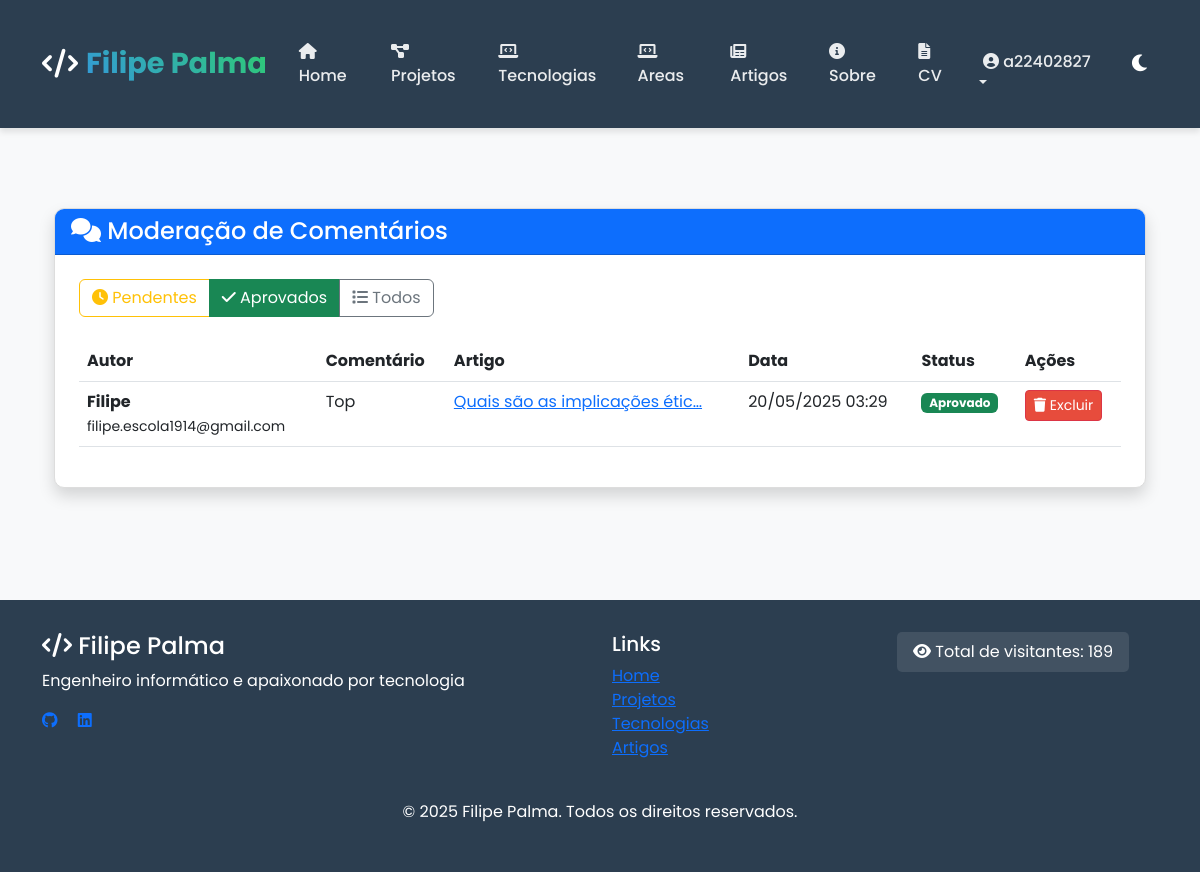
Screenshot of /artigos/comentarios/moderacao/?filter=aprovado (signed in) with the database file from the repository.
### artigos/models.py (models this page shows, shortened)
class Comentario(models.Model):
    artigo = models.ForeignKey(Artigo, on_delete=models.CASCADE, related_name='comentarios')
    usuario = models.ForeignKey(User, on_delete=models.SET_NULL, null=True, blank=True, related_name='comentarios')
    nome = models.CharField(max_length=100, help_text="Preenchido automaticamente do usuário")
    email = models.EmailField(help_text="Preenchido automaticamente do usuário")
    website = models.URLField(blank=True)
    conteudo = models.TextField(help_text="Apenas texto é permitido nos comentários.")
    data_criacao = models.DateTimeField(auto_now_add=True)
    aprovado = models.BooleanField(default=False)
    parent = models.ForeignKey('self', null=True, blank=True, on_delete=models.CASCADE, related_name='respostas')
    class Meta:
        verbose_name = 'Comentário'
        verbose_name_plural = 'Comentários'
        ordering = ['data_criacao']

class Artigo(models.Model):
    STATUS_CHOICES = (
        ('rascunho', 'Rascunho'),
        ('publicado', 'Publicado'),
    )
    titulo = models.CharField(max_length=200)
    subtitulo = models.CharField(max_length=200, blank=True)
    slug = models.SlugField(unique=True)
    autor = models.ForeignKey(Autor, on_delete=models.CASCADE, related_name='artigos')
    conteudo = models.TextField()
    imagem_capa = models.ImageField(upload_to='artigos/capas/', blank=True, null=True)
    data_criacao = models.DateTimeField(auto_now_add=True)
    data_atualizacao = models.DateTimeField(auto_now=True)
    data_publicacao = models.DateTimeField(null=True, blank=True)
    status = models.CharField(max_length=10, choices=STATUS_CHOICES, default='rascunho')
    categorias = models.ManyToManyField(Categoria, related_name='artigos')
    tags = models.ManyToManyField(Tag, related_name='artigos', blank=True)
    tempo_leitura = models.PositiveIntegerField(help_text='Tempo estimado de leitura em minutos', default=5)
    destaque = models.BooleanField(default=False, help_text='Artigo em destaque na página inicial')
    fonte_original = models.URLField(blank=True, help_text='URL da fonte original do artigo, se aplicável')
    class Meta:
        verbose_name = 'Artigo'
        verbose_name_plural = 'Artigos'
        ordering = ['-data_publicacao', '-data_criacao']

### artigos/views.py (the view, shortened to what this page needs)
# urls.py: path('comentarios/moderacao/', ComentariosListView.as_view(), name='comentarios-moderacao'),
class ComentariosListView(LoginRequiredMixin, PermissionRequiredMixin, generic.ListView):
    model = Comentario
    template_name = 'artigos/comentarios_moderation.html'
    context_object_name = 'comentarios'
    paginate_by = 10
    permission_required = 'artigos.change_comentario'
    login_url = '/autenticacao/login/'
    def get_queryset(self):
        filter_param = self.request.GET.get('filter', 'pendente')
        if filter_param == 'pendente':
            return Comentario.objects.filter(aprovado=False).order_by('-data_criacao')
        elif filter_param == 'aprovado':
            return Comentario.objects.filter(aprovado=True).order_by('-data_criacao')
        else:  # 'todos'
            return Comentario.objects.all().order_by('-data_criacao')
    def get_context_data(self, **kwargs):
        context = super().get_context_data(**kwargs)
        context['filter'] = self.request.GET.get('filter', 'pendente')
        return context

### portfolio/context_processors.py (called while the page is built)
def visitor_count(request):
    return {
        'visitor_count': Visitor.get_total_count()
    }

### portfolio/models.py (called while the page is built)
    @classmethod
    def get_total_count(cls):
        return cls.objects.count()

    @classmethod
    def get_or_create_visitor(cls, session_key):
        visitor, created = cls.objects.get_or_create(session_key=session_key)
        return visitor

### artigos/templates/artigos/comentarios_moderation.html (shortened to what this page needs)
{% extends 'portfolio/base.html' %}
{% load static %}
{% block content %}
<div class="container py-5">
    <div class="row">
        <div class="col-lg-12">
            <div class="card shadow">
                <div class="card-header bg-primary text-white d-flex justify-content-between align-items-center">
                    <h2 class="h4 mb-0"><i class="fas fa-comments"></i> Moderação de Comentários</h2>
                </div>
                <div class="card-body">
                    <div class="mb-4">
                        <div class="btn-group" role="group">
                            <a href="{% url 'artigos:comentarios-moderacao' %}?filter=pendente" class="btn btn-outline-warning {% if filter == 'pendente' %}active{% endif %}">
                                <i class="fas fa-clock"></i> Pendentes
                            </a>
                            <a href="{% url 'artigos:comentarios-moderacao' %}?filter=aprovado" class="btn btn-outline-success {% if filter == 'aprovado' %}active{% endif %}">
                                <i class="fas fa-check"></i> Aprovados
                            </a>
                            <a href="{% url 'artigos:comentarios-moderacao' %}?filter=todos" class="btn btn-outline-secondary {% if filter == 'todos' %}active{% endif %}">
                                <i class="fas fa-list"></i> Todos
                            </a>
                        </div>
                    </div>
                    <div class="table-responsive">
                        <table class="table table-hover">
                            <thead>
                                <tr>
                                    <th>Autor</th>
                                    <th>Comentário</th>
                                    <th>Artigo</th>
                                    <th>Data</th>
                                    <th>Status</th>
                                    <th>Ações</th>
                                </tr>
                            </thead>
                            <tbody>
                                {% for comentario in comentarios %}
                                <tr>
                                    <td>
                                        <strong>{{ comentario.nome }}</strong><br>
                                        <small>{{ comentario.email }}</small>
                                    </td>
                                    <td>
                                        {{ comentario.conteudo|truncatewords:10 }}
                                    </td>
                                    <td>
                                        <a href="{% url 'artigos:artigo-detail' comentario.artigo.slug %}">
                                            {{ comentario.artigo.titulo|truncatechars:30 }}
                                        </a>
                                    </td>
                                    <td>{{ comentario.data_criacao|date:"d/m/Y H:i" }}</td>
                                    <td>
                                        {% if comentario.aprovado %}
                                            <span class="badge bg-success">Aprovado</span>
                                        {% else %}
                                            <span class="badge bg-warning">Pendente</span>
                                        {% endif %}
                                    </td>
                                    <td>
                                        <div class="btn-group btn-group-sm">
                                            <form method="post" action="{% url 'artigos:comentario-delete' comentario.id %}">
                                                <button type="submit" class="btn btn-danger btn-sm">
                                                    <i class="fas fa-trash"></i> Excluir
                                                </button>
                                            </form>
                                        </div>
                                    </td>
                                </tr>
                                {% empty %}
                                <tr>
                                    <td colspan="6" class="text-center">
                                        Nenhum comentário {{ filter }}.
                                    </td>
                                </tr>
                                {% endfor %}
                            </tbody>
                        </table>
                    </div>
                </div>
            </div>
        </div>
    </div>
</div>
{% endblock %}

### portfolio/templates/portfolio/base.html (shortened to what this page needs)
<!DOCTYPE html>
<html lang="pt">
<head>
  <link href="https://cdn.jsdelivr.net/npm/bootstrap@5.3.0/dist/css/bootstrap.min.css" rel="stylesheet">
  <link rel="stylesheet" href="https://cdnjs.cloudflare.com/ajax/libs/font-awesome/6.0.0/css/all.min.css">
  <link href="https://cdn.jsdelivr.net/npm/aos@2.3.4/dist/aos.css" rel="stylesheet">
  <link href="/static/portfolio/css/style.css" rel="stylesheet">
</head>
<body>
  <header>
    <nav class="navbar navbar-expand-lg navbar-dark">
      <div class="container">
        <a class="navbar-brand" href="{% url 'portfolio:index' %}">
          <i class="fas fa-code"></i><span>Filipe Palma</span>
        </a>
        <div class="collapse navbar-collapse justify-content-between" id="navbarNav">
          <ul class="navbar-nav">
            <li class="nav-item">
              <a class="nav-link" href="{% url 'portfolio:index' %}"><i class="fas fa-home"></i> Home</a>
            </li>
            <li class="nav-item">
              <a class="nav-link" href="{% url 'portfolio:projetos' %}"><i class="fas fa-project-diagram"></i> Projetos</a>
            </li>
            <li class="nav-item">
              <a class="nav-link" href="{% url 'portfolio:tecnologias' %}"><i class="fas fa-laptop-code"></i> Tecnologias</a>
            </li>
            <li class="nav-item">
              <a class="nav-link" href="{% url 'portfolio:areainteresse' %}"><i class="fas fa-laptop-code"></i> Areas</a>
            </li>
            <li class="nav-item">
              <a class="nav-link" href="{% url 'artigos:artigo-list' %}"><i class="fas fa-newspaper"></i> Artigos</a>
            </li>
            <li class="nav-item">
              <a class="nav-link" href="{% url 'portfolio:apresentacao' %}"><i class="fas fa-info-circle"></i> Sobre</a>
            </li>
            <li class="nav-item">
              <a class="nav-link" href="{% url 'portfolio:cv' %}"><i class="fas fa-file-alt"></i> CV</a>
            </li>
          </ul>
          <ul class="navbar-nav">
            {% if user.is_authenticated %}
              <li class="nav-item dropdown">
                <a class="nav-link dropdown-toggle" href="#" id="userDropdown" role="button" data-bs-toggle="dropdown" aria-expanded="false">
                  <i class="fas fa-user-circle"></i> {{ user.username }}
                </a>
              </li>
            {% endif %}
            <li>
              <button id="theme-toggle" class="theme-toggle" title="Alternar tema">
                <i id="theme-toggle-icon" class="fas fa-moon"></i>
              </button>
            </li>
          </ul>
        </div>
      </div>
    </nav>
  </header>
  <main>
    <div class="container">
      {% block content %}{% endblock %}
    </div>
  </main>
  <footer>
    <div class="container">
      <div class="row">
        <div class="col-md-6">
          <h4><i class="fas fa-code"></i> Filipe Palma</h4>
          <p>Engenheiro informático e apaixonado por tecnologia</p>
          <div class="social-icons mt-3">
            <a href="https://github.com/filipe-palma" class="me-3"><i class="fab fa-github"></i></a>
            <a href="https://www.linkedin.com/in/filipe-palma/" class="me-3"><i class="fab fa-linkedin"></i></a>
          </div>
        </div>
        <div class="col-md-3">
          <h5>Links</h5>
          <ul class="list-unstyled">
            <li><a href="{% url 'portfolio:index' %}">Home</a></li>
            <li><a href="{% url 'portfolio:projetos' %}">Projetos</a></li>
            <li><a href="{% url 'portfolio:tecnologias' %}">Tecnologias</a></li>
            <li><a href="{% url 'artigos:artigo-list' %}">Artigos</a></li>
          </ul>
        </div>
        <div class="col-md-3">
          <div class="visitor-counter">
            <i class="fas fa-eye"></i> <span>Total de visitantes: {{ visitor_count }}</span>
          </div>
        </div>
      </div>
      <div class="row mt-4">
        <div class="col-12 text-center">
          <p>&copy; 2025 Filipe Palma. Todos os direitos reservados.</p>
        </div>
      </div>
    </div>
  </footer>
</body>
</html>

### static/portfolio/css/style.css (style rules this page uses)
:root { --primary-color: #3498db; --secondary-color: #2ecc71; --bg-color: #f8f9fa; --text-color: #333; --card-bg: #fff; --header-bg: #2c3e50; --footer-bg: #2c3e50; --border-color: #ddd; --hover-color: #e9ecef; --error-color: #dc3545; }
body { font-family: 'Poppins', sans-serif; background-color: var(--bg-color); color: var(--text-color); transition: all 0.3s ease-in-out; min-height: 100vh; display: flex; flex-direction: column; margin: 0; padding: 0; }
header { background-color: var(--header-bg); color: #fff; padding: 1.5rem 0; box-shadow: 0 4px 6px rgba(0, 0, 0, 0.1); }
.navbar { padding: 0.5rem 1rem; }
.navbar-brand { font-weight: 700; font-size: 1.8rem; color: #fff !important; display: flex; align-items: center; }
.navbar-brand span { background: linear-gradient(45deg, var(--primary-color), var(--secondary-color)); -webkit-background-clip: text; background-clip: text; color: transparent; margin-left: 0.5rem; }
.nav-link { color: rgba(255, 255, 255, 0.9) !important; font-weight: 500; margin: 0 0.5rem; position: relative; transition: color 0.3s; }
.nav-link::after { content: ''; position: absolute; width: 0; height: 2px; bottom: -2px; left: 0; background: linear-gradient(to right, var(--primary-color), var(--secondary-color)); transition: width 0.3s ease; }
main { flex: 1; padding: 2rem 0; }
footer { background-color: var(--footer-bg); color: #fff; padding: 2rem 0; margin-top: auto; }
.theme-toggle { background: none; border: none; color: #fff; cursor: pointer; font-size: 1.2rem; padding: 0.5rem; margin-left: 1rem; }
.card { background-color: var(--card-bg); border-radius: 10px; border: 1px solid var(--border-color); overflow: hidden; transition: all 0.3s ease; margin-bottom: 2rem; box-shadow: 0 5px 15px rgba(0, 0, 0, 0.05); }
.card-body { padding: 1.5rem; }
.btn-danger { background-color: #e74c3c; color: white; }
.visitor-counter { background-color: rgba(255, 255, 255, 0.1); padding: 0.5rem 1rem; border-radius: 5px; display: inline-block; }
.btn { position: relative; overflow: hidden; z-index: 1; }
.btn::before { content: ''; position: absolute; top: 0; left: -100%; width: 100%; height: 100%; background: rgba(255, 255, 255, 0.2); transition: left 0.3s ease; z-index: -1; }

### rows the page displays
Comentario: nome "Filipe", email "filipe.escola1914@gmail.com", conteudo "Top", artigo.titulo "Quais são as implicações étic…", data_criacao "20/05/2025 03:29", aprovado "Aprovado"

### other values shown
{{ user.username }} "a22402827"
{{ visitor_count }} "189"
